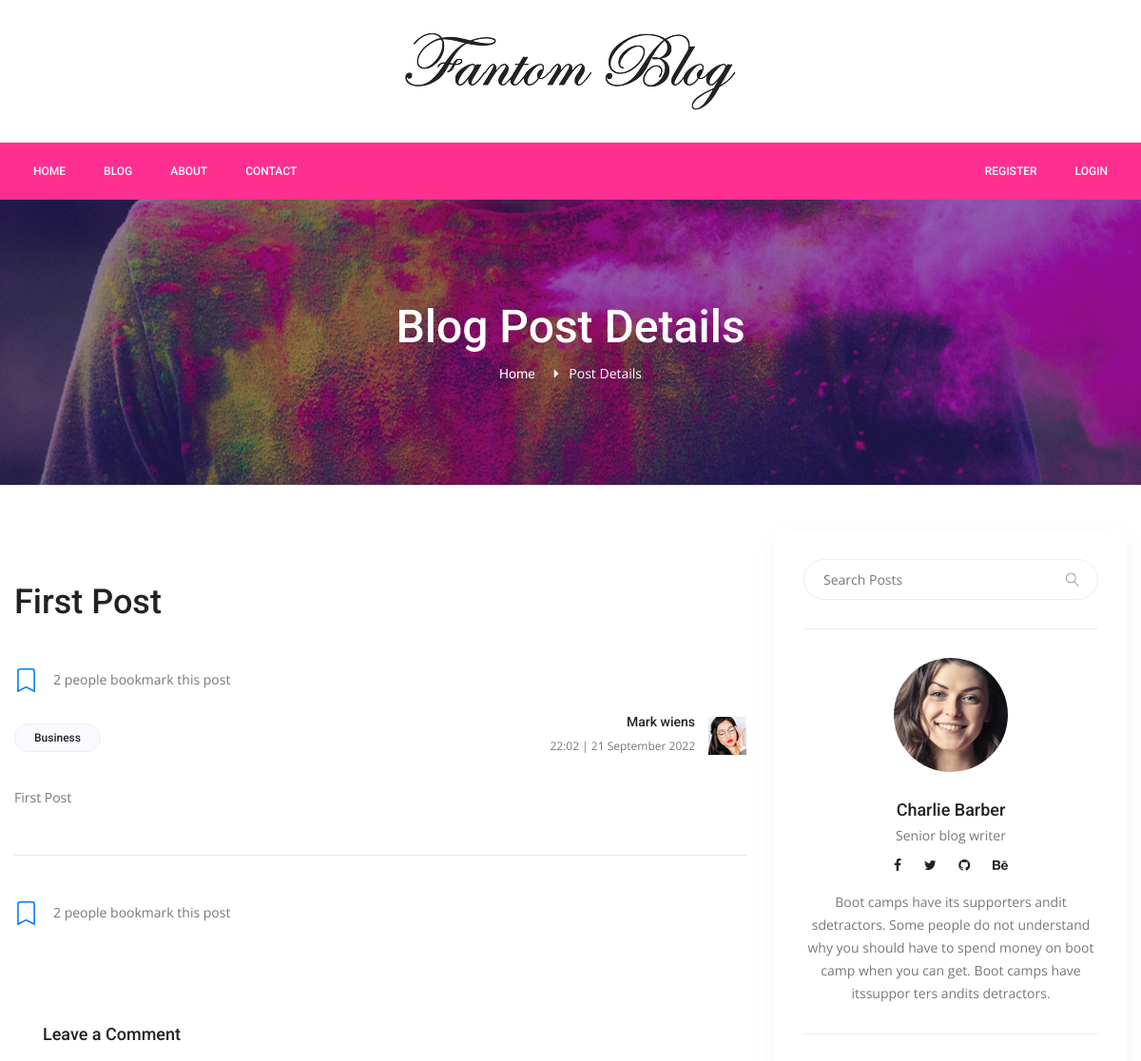
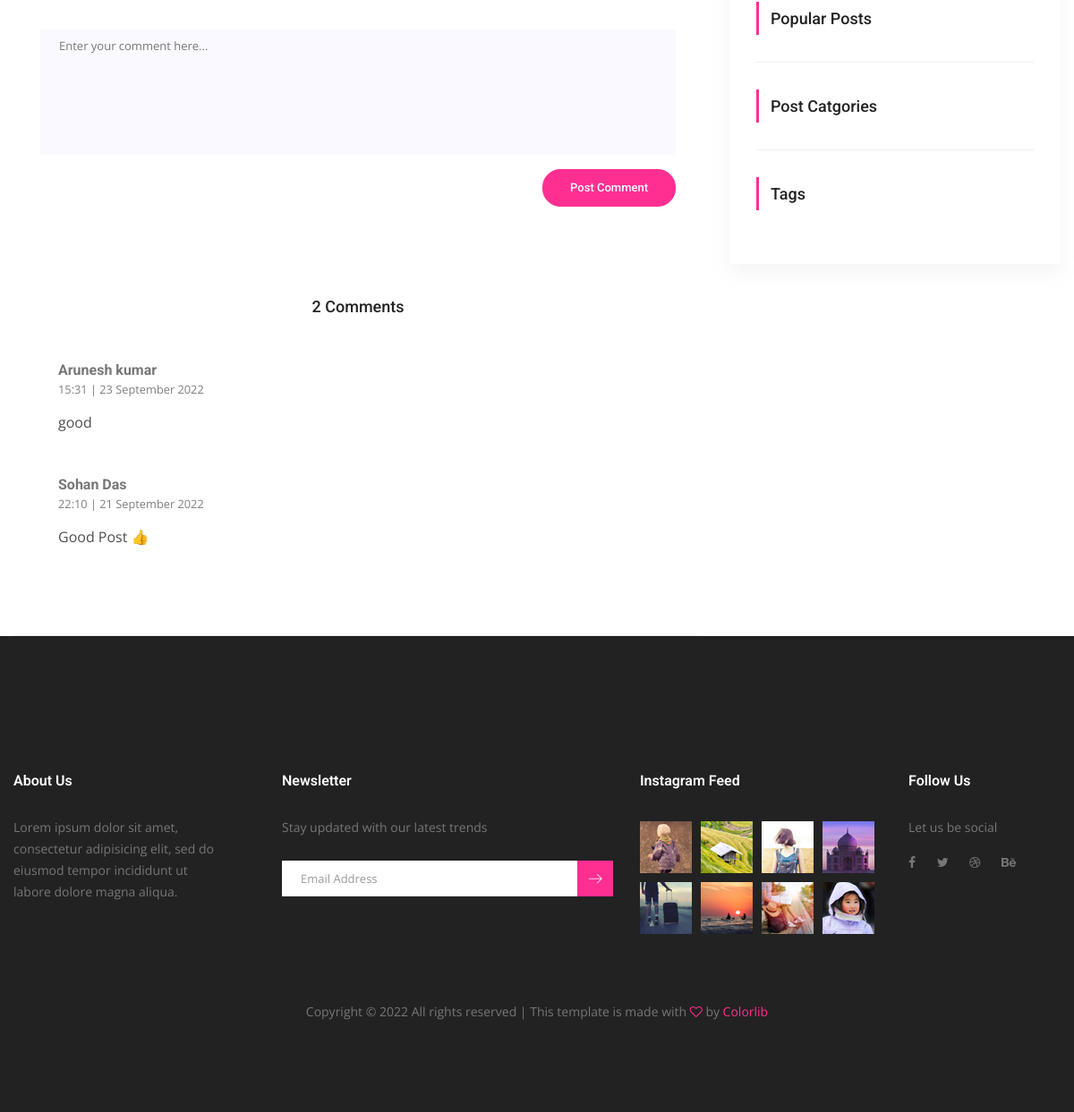
The page /post-detail/1 on the database its author committed (2 pictures, top to bottom).
### server.py (models this page shows)
class Post(db.Model):
    __tablename__ = "posts"
    id = db.Column(db.Integer, primary_key=True)
    title = db.Column(db.String(500), unique=True, nullable=False)
    subtitle = db.Column(db.String(500), nullable=False)
    description = db.Column(db.Text, nullable=False)
    image_url = db.Column(db.String(500), nullable=False)
    category = db.Column(db.String(250), nullable=False)
    tags = db.Column(db.String(500), nullable=False)
    total_view = db.Column(db.Integer, nullable=False)
    created_date = db.Column(db.String(250), nullable=False)
    updated_date = db.Column(db.String(250), nullable=False)
    post_info = db.relationship("Bookmark", back_populates="post")
    comment_post_info = db.relationship("Comment", back_populates="post")

class Comment(db.Model):
    __tablename__ = "comments"
    id = db.Column(db.Integer, primary_key=True)
    text_comment = db.Column(db.Text, nullable=False)
    date_comment = db.Column(db.String(250), default=dt.now().strftime("%H:%M | %d %B %Y"), nullable=False)
    user_id = db.Column(db.Integer, ForeignKey('users.id'))
    user = db.relationship("User", back_populates="comment_info")
    post_id = db.Column(db.Integer, ForeignKey('posts.id'))
    post = db.relationship("Post", back_populates="comment_post_info")

class User(UserMixin, db.Model):
    __tablename__ = 'users'
    id = db.Column(db.Integer, primary_key=True)
    firstName = db.Column(db.String(250), nullable=False)
    lastName = db.Column(db.String(250), nullable=False)
    email = db.Column(db.String(250), unique=True, nullable=False)
    phone = db.Column(db.String(15), unique=True, nullable=False)
    password = db.Column(db.String(250), nullable=False)
    admin = db.Column(db.Boolean, default=False, nullable=False)
    secret_key = db.Column(db.String(250), default=uuid.uuid4().hex, nullable=False)
    profile_image = db.Column(db.String(500), nullable=False)
    created_date = db.Column(db.String(250), nullable=False)
    last_login = db.Column(db.String(250), nullable=False)
    active = db.Column(db.Boolean, default=True, nullable=False)
    contacts_info = db.relationship("Contact", back_populates="user")
    bookmark_info = db.relationship("Bookmark", back_populates="user")
    comment_info = db.relationship("Comment", back_populates="user")

### server.py (the view, shortened to what this page needs)
@app.route("/post-detail/<int:post_id>", methods=["GET","POST"])
def post_detail(post_id):
    post = Post.query.get(post_id)
    post.total_view += 1
    db.session.add(post)
    db.session.commit()
    search = request.args.get("search")
    if search != None:
        search_posts = Post.query.filter(Post.title.contains(search)).all()
        return render_template("blog/pages/search.html", path=request.path, posts=search_posts, sidebar=sidebar, logged_in=current_user.is_authenticated)
    category = request.args.get("category")
    if category != None:
        category_posts = Post.query.filter_by(category=category).all()
        return render_template("blog/pages/search.html", path=request.path, posts=category_posts, sidebar=sidebar, logged_in=current_user.is_authenticated)
    query_tag = request.args.get("tag")
    saved = True
    total_bookmark = 0
    if current_user.is_authenticated != True:
        saved = False
    if current_user.is_authenticated == True:
        bookmark = Bookmark.query.filter_by(user_id=current_user.id, post_id=post.id).first()
        if bookmark == None:
            saved = False
    count_bookmark = Bookmark.query.filter_by(post_id=post_id).all()
    total_bookmark = len(count_bookmark)
    comments = Comment.query.order_by(Comment.date_comment).filter_by(post_id=post_id).all()
    return render_template("blog/pages/post-detail.html", post=post, sidebar=sidebar, logged_in=current_user.is_authenticated, saved=saved, total_bookmark=total_bookmark, comments=comments, total_comments=len(comments), user=current_user)

### templates/blog/pages/post-detail.html (shortened to what this page needs)
{% extends "blog/layouts/base.html" %}
{% block content %}
<section class="banner_area">
  <div class="banner_inner d-flex align-items-center">
    <div
      class="overlay bg-parallax"
      data-stellar-ratio="0.9"
      data-stellar-vertical-offset="0"
      data-background=""
    ></div>
    <div class="container">
      <div class="banner_content text-center">
        <h2>Blog Post Details</h2>
        <div class="page_link">
          <a href="{{ url_for('home') }}">Home</a>
          <span style="color: white">Post Details</span>
        </div>
      </div>
    </div>
  </div>
</section>
<section class="blog_area pt-5 single-post-area">
  <div class="container">
    <div class="row">
      <div class="col-lg-8">
        <div class="main_blog_details">
          <a href="#"><h4>{{ post.title }}</h4></a>
          <div class="post-bookmark">
            <div>
              <a href="{{ url_for('bookmark', post_id=post.id) }}">
              </a>
            </div>
            <div>{{ total_bookmark }} people bookmark this post</div>
          </div>
          <div class="user_details">
            <div class="float-left">
              <a href="#">{{ post.category }}</a>
            </div>
            <div class="float-right">
              <div class="media">
                <div class="media-body">
                  <h5>Mark wiens</h5>
                  <p>{{ post.updated_date }}</p>
                </div>
                <div class="d-flex">
                  <img
                    src="{{ url_for('static', filename='img/blog/user-img.jpg') }}"
                    alt=""
                  />
                </div>
              </div>
            </div>
          </div>
          <div class="post-desc-img">{{ post.description | safe }}</div>
          <hr class="mt-5" />
          <div class="post-bookmark">
            <div>
              <a href="{{ url_for('bookmark', post_id=post.id) }}">
              </a>
            </div>
            <div>{{ total_bookmark }} people bookmark this post</div>
          </div>
        </div>
        <div class="comment-form">
          <h4>Leave a Comment</h4>
          <form method="POST">
            <div class="form-group">
              <textarea
                class="form-control mb-10"
                rows="5"
                name="comment"
                placeholder="Enter your comment here..."
                required
              ></textarea>
            </div>
            <button type="submit" class="primary-btn submit_btn">
              Post Comment
            </button>
          </form>
        </div>
        <div class="comments-area">
          <h4>{{ total_comments }} Comments</h4>
          <div class="comment-list">
            {% for comment in comments %}
            <div
              class="single-comment justify-content-between d-flex"
              style="margin: 2rem 0 3rem"
            >
              <div class="user justify-content-between d-flex">
                <div class="desc">
                  <h5>
                    {{ comment.user.firstName }} {{ comment.user.lastName }}
                  </h5>
                  <p
                    class="date"
                    style="color: rgb(126, 126, 126); font-size: 0.8rem"
                  >
                    {{ comment.date_comment }}
                  </p>
                  <p
                    class="comment"
                    style="color: rgb(78, 78, 78); font-size: 1rem"
                  >
                    {{ comment.text_comment }}
                  </p>
                </div>
              </div>
            </div>
            {% endfor %}
          </div>
        </div>
      </div>
      <div class="col-lg-4">{% include 'blog/include/sidebar.html' %}</div>
    </div>
  </div>
</section>
{% endblock %}

### rows shown on the page
Post: title "First Post", category "Business", updated_date "22:02 | 21 September 2022", description "First Post"
Comment: user.firstName "Arunesh", user.lastName "kumar", date_comment "15:31 | 23 September 2022", text_comment "good"
Comment: user.firstName "Sohan", user.lastName "Das", date_comment "22:10 | 21 September 2022", text_comment "Good Post 👍"

### other values the page prints
{{ total_bookmark }} "2"
{{ total_comments }} "2"
